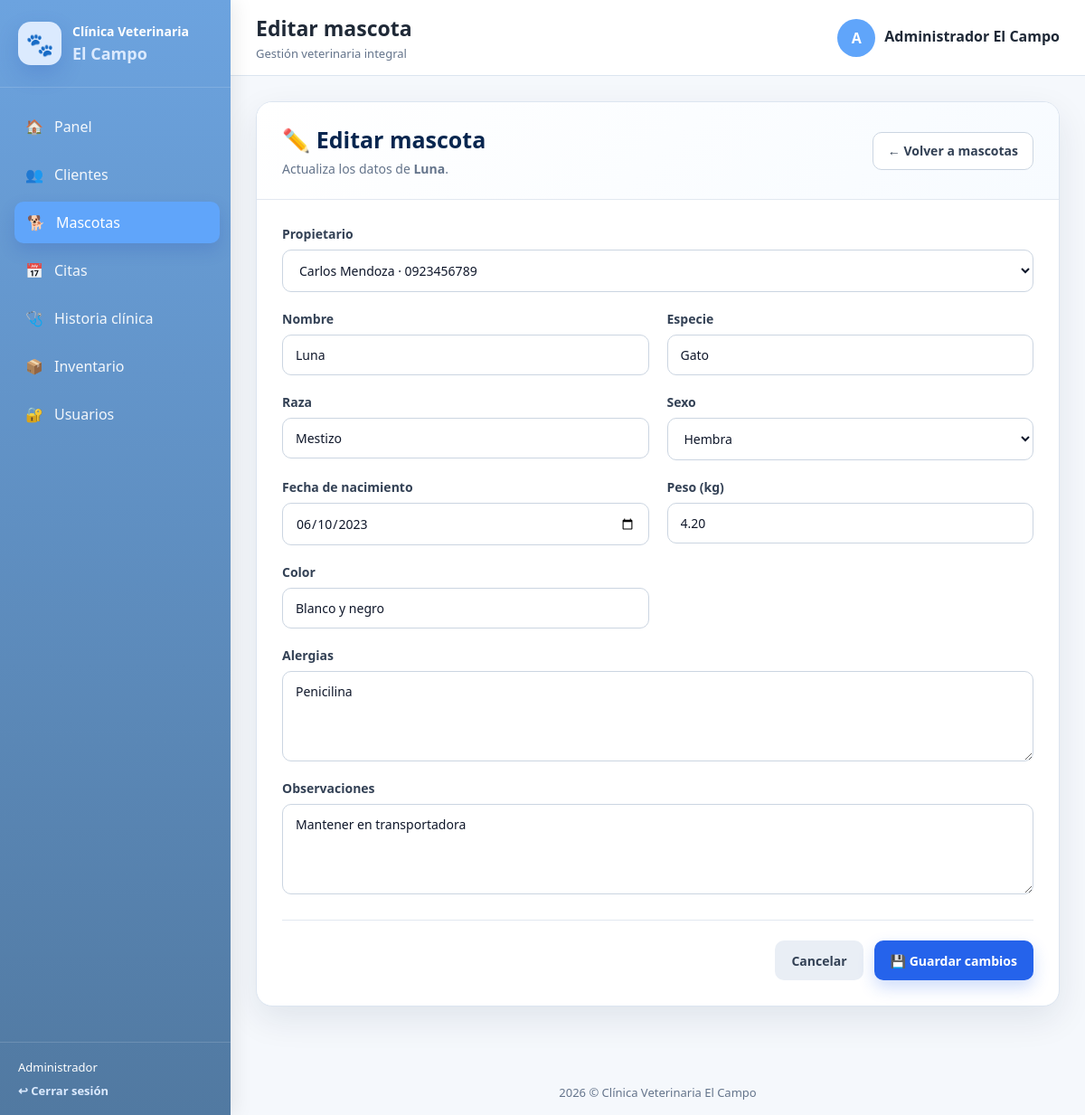
Screenshot of /mascotas/editar.php?id=2 (signed in) with the database file from the repository.
### tables this page shows
CREATE TABLE mascotas (
    id INT UNSIGNED AUTO_INCREMENT PRIMARY KEY,
    cliente_id INT UNSIGNED NOT NULL,
    nombre VARCHAR(100) NOT NULL,
    especie VARCHAR(60) NOT NULL,
    raza VARCHAR(100) NULL,
    sexo ENUM('Macho', 'Hembra') NOT NULL,
    fecha_nacimiento DATE NULL,
    peso DECIMAL(6,2) NULL,
    color VARCHAR(80) NULL,
    alergias TEXT NULL,
    observaciones TEXT NULL,
    created_at TIMESTAMP NOT NULL DEFAULT CURRENT_TIMESTAMP,
    CONSTRAINT fk_mascotas_clientes
        FOREIGN KEY (cliente_id) REFERENCES clientes(id)
        ON UPDATE CASCADE ON DELETE CASCADE
);

CREATE TABLE clientes (
    id INT UNSIGNED AUTO_INCREMENT PRIMARY KEY,
    nombres VARCHAR(100) NOT NULL,
    apellidos VARCHAR(100) NOT NULL,
    cedula VARCHAR(13) NULL UNIQUE,
    telefono VARCHAR(30) NOT NULL,
    email VARCHAR(150) NULL UNIQUE,
    direccion VARCHAR(255) NULL,
    created_at TIMESTAMP NOT NULL DEFAULT CURRENT_TIMESTAMP
);

### config/app.php (called while the page is built, shortened)
<?php
function url(string $ruta = ''): string
{
    $base = rtrim(BASE_URL, '/');
    $ruta = ltrim($ruta, '/');
    return $base . '/' . $ruta;
}

### mascotas/editar.php (the view, shortened to what this page needs)
<?php
$raiz = dirname(__DIR__);
require_once $raiz . '/config/app.php';
require_once $raiz . '/config/conexion.php';
function escaparMascota(mixed $valor): string
{
    return htmlspecialchars(
        (string) $valor,
        ENT_QUOTES,
        'UTF-8'
    );
}
$idMascota = 0;
if ($_SERVER['REQUEST_METHOD'] === 'POST') {
    $idMascota = (int) ($_POST['id'] ?? 0);
} else {
    $idMascota = (int) ($_GET['id'] ?? 0);
}
$clientes = [];
try {
    $consultaClientes = $pdo->query(
        'SELECT
            id,
            nombres,
            apellidos,
            cedula
         FROM clientes
         ORDER BY nombres ASC, apellidos ASC'
    );
    $clientes = $consultaClientes->fetchAll(
        PDO::FETCH_ASSOC
    );
} catch (Throwable $error) {
    error_log(
        'Error al cargar clientes en editar mascota: ' .
        $error->getMessage()
    );
    $mensajeError =
        'No se pudieron cargar los propietarios registrados.';
}
try {
    $consultaMascota = $pdo->prepare(
        'SELECT
            id,
            cliente_id,
            nombre,
            especie,
            raza,
            sexo,
            fecha_nacimiento,
            peso,
            color,
            alergias,
            observaciones
         FROM mascotas
         WHERE id = :id
         LIMIT 1'
    );
    $consultaMascota->execute([
        ':id' => $idMascota,
    ]);
    $mascota = $consultaMascota->fetch(
        PDO::FETCH_ASSOC
    );
} catch (Throwable $error) {
    error_log(
        'Error al cargar mascota para editar: ' .
        $error->getMessage()
    );
    $mascota = false;
    $mensajeError =
        'No se pudo cargar la información de la mascota.';
}
$datos = [
    'cliente_id' => (int) ($mascota['cliente_id'] ?? 0),
    'nombre' => (string) ($mascota['nombre'] ?? ''),
    'especie' => (string) ($mascota['especie'] ?? ''),
    'raza' => (string) ($mascota['raza'] ?? ''),
    'sexo' => (string) ($mascota['sexo'] ?? ''),
    'fecha_nacimiento' => (string) (
        $mascota['fecha_nacimiento'] ?? ''
    ),
    'peso' => $mascota['peso'] !== null
        ? (string) $mascota['peso']
        : '',
    'color' => (string) ($mascota['color'] ?? ''),
    'alergias' => (string) ($mascota['alergias'] ?? ''),
    'observaciones' => (string) (
        $mascota['observaciones'] ?? ''
    ),
];
require_once $raiz . '/includes/header.php';
?>
<div class="editar-mascota-page">
    <section class="editar-mascota-card">
        <header class="editar-mascota-header">
            <div>
                <h1>✏️ Editar mascota</h1>
                <p>
                    Actualiza los datos de
                    <strong><?= escaparMascota($datos['nombre']) ?></strong>.
                </p>
            </div>
            <a
                class="editar-mascota-back"
                href="<?= escaparMascota(url('mascotas/index.php')) ?>"
            >
                ← Volver a mascotas
            </a>
        </header>
        <form
            class="editar-mascota-form"
            method="POST"
            autocomplete="off"
        >
            <div class="editar-mascota-grid">
                <div class="editar-mascota-field full">
                    <label for="cliente_id">Propietario</label>
                    <select
                        id="cliente_id"
                        name="cliente_id"
                        required
                    >
                        <?php foreach ($clientes as $cliente): ?>
                            <?php
                            $nombreCliente = trim(
                                (string) ($cliente['nombres'] ?? '') .
                                ' ' .
                                (string) ($cliente['apellidos'] ?? '')
                            );
                            $cedulaCliente = trim(
                                (string) ($cliente['cedula'] ?? '')
                            );
                            ?>
                            <option
                                value="<?= (int) ($cliente['id'] ?? 0) ?>"
                                <?=
                                    (int) $datos['cliente_id'] ===
                                    (int) ($cliente['id'] ?? 0)
                                        ? 'selected'
                                        : ''
                                ?>
                            >
                                <?= escaparMascota($nombreCliente) ?>
                                <?= $cedulaCliente !== ''
                                    ? ' · ' . escaparMascota($cedulaCliente)
                                    : '' ?>
                            </option>
                        <?php endforeach; ?>
                    </select>
                </div>
                <div class="editar-mascota-field">
                    <label for="nombre">Nombre</label>
                    <input
                        type="text"
                        id="nombre"
                        name="nombre"
                        maxlength="100"
                        value="<?= escaparMascota($datos['nombre']) ?>"
                        required
                    >
                </div>
                <div class="editar-mascota-field">
                    <label for="especie">Especie</label>
                    <input
                        type="text"
                        id="especie"
                        name="especie"
                        maxlength="60"
                        value="<?= escaparMascota($datos['especie']) ?>"
                        placeholder="Ejemplo: Perro, gato"
                        required
                    >
                </div>
                <div class="editar-mascota-field">
                    <label for="raza">Raza</label>
                    <input
                        type="text"
                        id="raza"
                        name="raza"
                        maxlength="100"
                        value="<?= escaparMascota($datos['raza']) ?>"
                        placeholder="Ejemplo: Labrador"
                    >
                </div>
                <div class="editar-mascota-field">
                    <label for="sexo">Sexo</label>
                    <select
                        id="sexo"
                        name="sexo"
                        required
                    >
                        <option
                            value="Hembra"
                            <?= $datos['sexo'] === 'Hembra'
                                ? 'selected'
                                : '' ?>
                        >
                            Hembra
                        </option>
                    </select>
                </div>
                <div class="editar-mascota-field">
                    <label for="fecha_nacimiento">
                        Fecha de nacimiento
                    </label>
                    <input
                        type="date"
                        id="fecha_nacimiento"
                        name="fecha_nacimiento"
                        max="<?= date('Y-m-d') ?>"
                        value="<?= escaparMascota(
                            $datos['fecha_nacimiento']
                        ) ?>"
                    >
                </div>
                <div class="editar-mascota-field">
                    <label for="peso">Peso (kg)</label>
                    <input
                        type="number"
                        id="peso"
                        name="peso"
                        min="0"
                        max="9999.99"
                        step="0.01"
                        value="<?= escaparMascota($datos['peso']) ?>"
                        placeholder="Ejemplo: 12.50"
                    >
                </div>
                <div class="editar-mascota-field">
                    <label for="color">Color</label>
                    <input
                        type="text"
                        id="color"
                        name="color"
                        maxlength="80"
                        value="<?= escaparMascota($datos['color']) ?>"
                        placeholder="Ejemplo: Café"
                    >
                </div>
                <div class="editar-mascota-field full">
                    <label for="alergias">Alergias</label>
                    <textarea
                        id="alergias"
                        name="alergias"
                        placeholder="Escribe las alergias conocidas"
                    ><?= escaparMascota($datos['alergias']) ?></textarea>
                </div>
                <div class="editar-mascota-field full">
                    <label for="observaciones">Observaciones</label>
                    <textarea
                        id="observaciones"
                        name="observaciones"
                        placeholder="Información adicional de la mascota"
                    ><?= escaparMascota(
                        $datos['observaciones']
                    ) ?></textarea>
                </div>
            </div>
            <div class="editar-mascota-actions">
                <a
                    class="editar-mascota-button editar-mascota-cancel"
                    href="<?= escaparMascota(
                        url('mascotas/index.php')
                    ) ?>"
                >
                    Cancelar
                </a>
                <button
                    class="editar-mascota-button editar-mascota-save"
                    type="submit"
                >
                    💾 Guardar cambios
                </button>
            </div>
        </form>
    </section>
</div>
<?php
require_once $raiz . '/includes/footer.php';
?>

### assets/css/style.css (style rules this page uses)
:root { --primary: #3b82f6; --primary-dark: #2f5f93; --primary-light: #eaf3ff; --secondary: #f0a202; --danger: #c0392b; --warning: #b7791f; --success: #23815b; --info: #2563eb; --text: #1f2937; --muted: #64748b; --border: #dbe5f0; --surface: #ffffff; --background: #f5f8fc; --shadow: 0 10px 28px rgba(47, 95, 147, 0.10); --radius: 14px; }
* { box-sizing: border-box; margin: 0; padding: 0; }
body { min-height: 100vh; font-family: "Segoe UI", Arial, sans-serif; color: var(--text); background: var(--background); }
a { color: inherit; text-decoration: none; }
button, input, select, textarea { font: inherit; }
label { font-size: 14px; font-weight: 700; }
input, select, textarea { width: 100%; min-height: 43px; padding: 10px 12px; color: var(--text); border: 1px solid #cfdcd6; border-radius: 9px; outline: none; background: #fff; transition: 0.2s ease; }
textarea { min-height: 105px; resize: vertical; }

### mascotas/editar.php (style rules this page uses)
.editar-mascota-page { width: min(1050px, 100%); margin: 0 auto; padding-bottom: 42px; }
.editar-mascota-card { overflow: hidden; border: 1px solid #dce5f0; border-radius: 18px; background: #ffffff; box-shadow: 0 14px 38px rgba(15, 35, 65, 0.09); }
.editar-mascota-header { display: flex; align-items: center; justify-content: space-between; gap: 18px; padding: 24px 28px; border-bottom: 1px solid #e2e8f0; background: linear-gradient(135deg, #ffffff, #f7fbff); }
.editar-mascota-header h1 { margin: 0 0 6px; color: #08264f; font-size: 25px; }
.editar-mascota-header p { margin: 0; color: #64748b; font-size: 14px; }
.editar-mascota-back { display: inline-flex; align-items: center; justify-content: center; min-height: 42px; padding: 10px 16px; border: 1px solid #cbd5e1; border-radius: 10px; background: #ffffff; color: #334155; font-size: 14px; font-weight: 800; text-decoration: none; }
.editar-mascota-form { padding: 28px; }
.editar-mascota-grid { display: grid; grid-template-columns: repeat(2, minmax(0, 1fr)); gap: 20px; }
.editar-mascota-field { display: flex; flex-direction: column; gap: 8px; }
.editar-mascota-field.full { grid-column: 1 / -1; }
.editar-mascota-field label { color: #334155; font-size: 14px; font-weight: 800; }
.editar-mascota-field input, .editar-mascota-field select, .editar-mascota-field textarea { width: 100%; padding: 12px 14px; border: 1px solid #cbd5e1; border-radius: 10px; background: #ffffff; color: #0f172a; font: inherit; font-size: 14px; outline: none; transition: border-color .15s ease, box-shadow .15s ease; }
.editar-mascota-field textarea { min-height: 100px; resize: vertical; }
.editar-mascota-actions { display: flex; justify-content: flex-end; gap: 12px; margin-top: 28px; padding-top: 22px; border-top: 1px solid #e2e8f0; }
.editar-mascota-button { display: inline-flex; align-items: center; justify-content: center; min-height: 44px; padding: 10px 18px; border: 0; border-radius: 10px; font: inherit; font-size: 14px; font-weight: 800; text-decoration: none; cursor: pointer; }
.editar-mascota-cancel { background: #e9eef5; color: #334155; }
.editar-mascota-save { background: #2563eb; color: #ffffff; box-shadow: 0 8px 18px rgba(37, 99, 235, 0.22); }

### rows the page displays
mascotas: nombre "Luna", cliente_id "Carlos Mendoza · 0923456789", especie "Gato", raza "Mestizo", sexo "Hembra", fecha_nacimiento "06/10/2023", peso "4.20", color "Blanco y negro", alergias "Penicilina", observaciones "Mantener en transportadora"

### other values shown
$user['rol'] "Administrador"
$pageTitle "Editar mascota"
$userInitial "A"
$nombreUsuario "Administrador El Campo"
